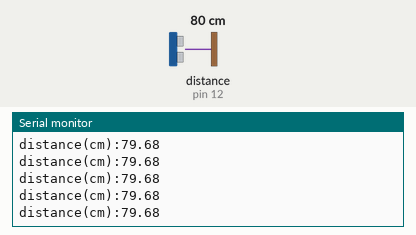
This sketch was run on a simulated Arduino Uno, built with avr-gcc and run on an emulated ATmega328P. Parts: the last lines printed to the serial monitor. Wiring (inferred from the names in the program): ultrasonic range finder: trigger pin 11; echo pin 12. Inputs (shaded band) come from the test bench; at power-on: distance to the obstacle (sensor on pin 12) 80 cm. The echo pulse lasts 58.3 µs per cm.

Above: at 1.2 s.
1.3 s: distance to the obstacle (sensor on pin 12) set to 2 cm
At 2.1 s:
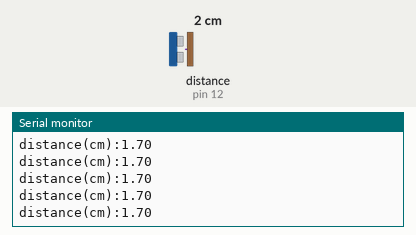
2.8 s: distance to the obstacle (sensor on pin 12) set to 18 cm
At 3.7 s:
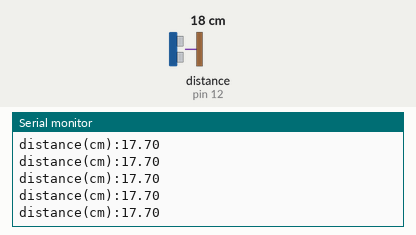
5.8 s: distance to the obstacle (sensor on pin 12) set to 4 cm
At 6.6 s:
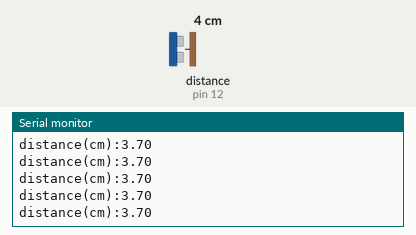
8.8 s: distance to the obstacle (sensor on pin 12) set to 35 cm
At 9.8 s:
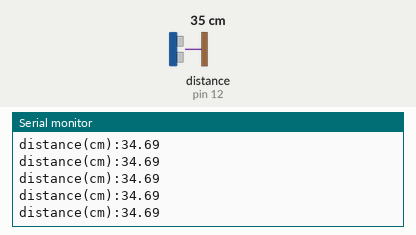
11.8 s: distance to the obstacle (sensor on pin 12) set to 9 cm
At 12.6 s:
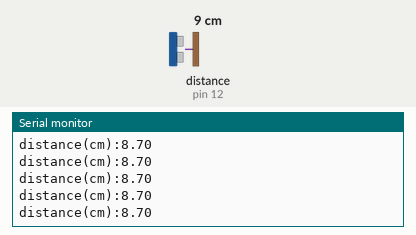
14.8 s: distance to the obstacle (sensor on pin 12) set to 60 cm
At 15.5 s:
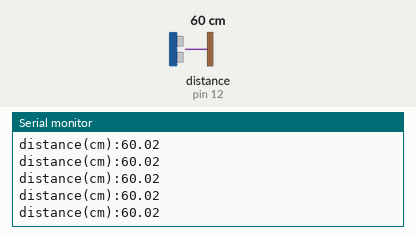
Timing chart, 0 to 17.8 s (numbered marks = the images above; inputs shaded):
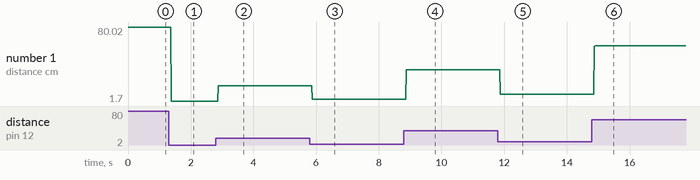

Measured:
- after the input at 1.3 s, the serial monitor: prints a new line after 0.08 s (image 1)
- after the input at 2.8 s, the serial monitor: prints a new line after 0.08 s (image 2)
- after the input at 5.8 s, the serial monitor: prints a new line after 0.08 s (image 3)
- after the input at 8.8 s, the serial monitor: prints a new line after 0.08 s (image 4)
- after the input at 11.8 s, the serial monitor: prints a new line after 0.07 s (image 5)
- after the input at 14.8 s, the serial monitor: prints a new line after 0.08 s (image 6)
- plotted number 1: 79.68 → 1.7 after the input at 1.3 s, 1.7 → 17.7 after the input at 2.8 s, 17.7 → 3.7 after the input at 5.8 s, 3.7 → 34.69 after the input at 8.8 s, 34.69 → 8.7 after the input at 11.8 s

The sketch:

distanceMeasurement.ino
```cpp
int echo = 12, trig = 11;
double duration = 0, distance = 0;
void setup() {
  // put your setup code here, to run once:
  Serial.begin(9600);
  pinMode(echo, INPUT);
  pinMode(trig, OUTPUT);
}

void loop() {
  // put your main code here, to run repeatedly:
  digitalWrite(trig, LOW);
  delayMicroseconds(2);
  digitalWrite(trig, HIGH);
  delayMicroseconds(10);
  digitalWrite(trig, LOW);

  duration = pulseIn(echo, HIGH);
  distance = duration * 0.01715 ;

  Serial.print("distance(cm):");
  Serial.println(distance);
}
```
